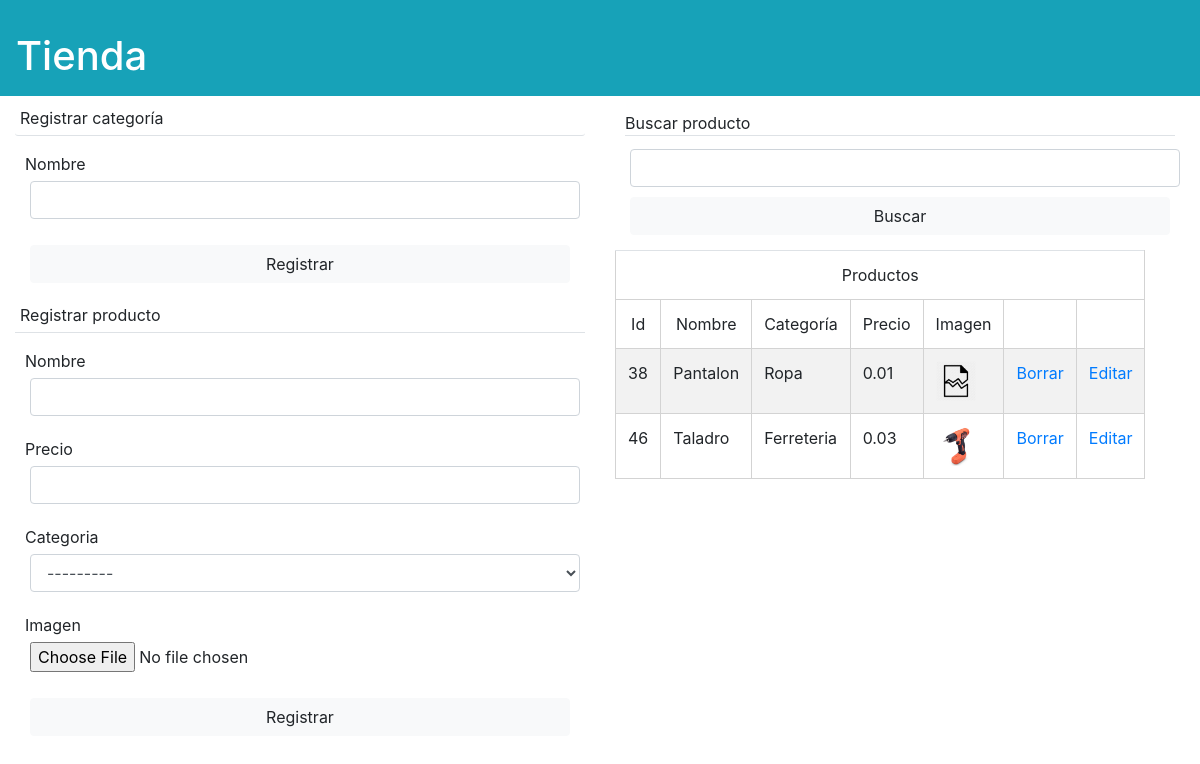
The app's page /tienda/, older data.
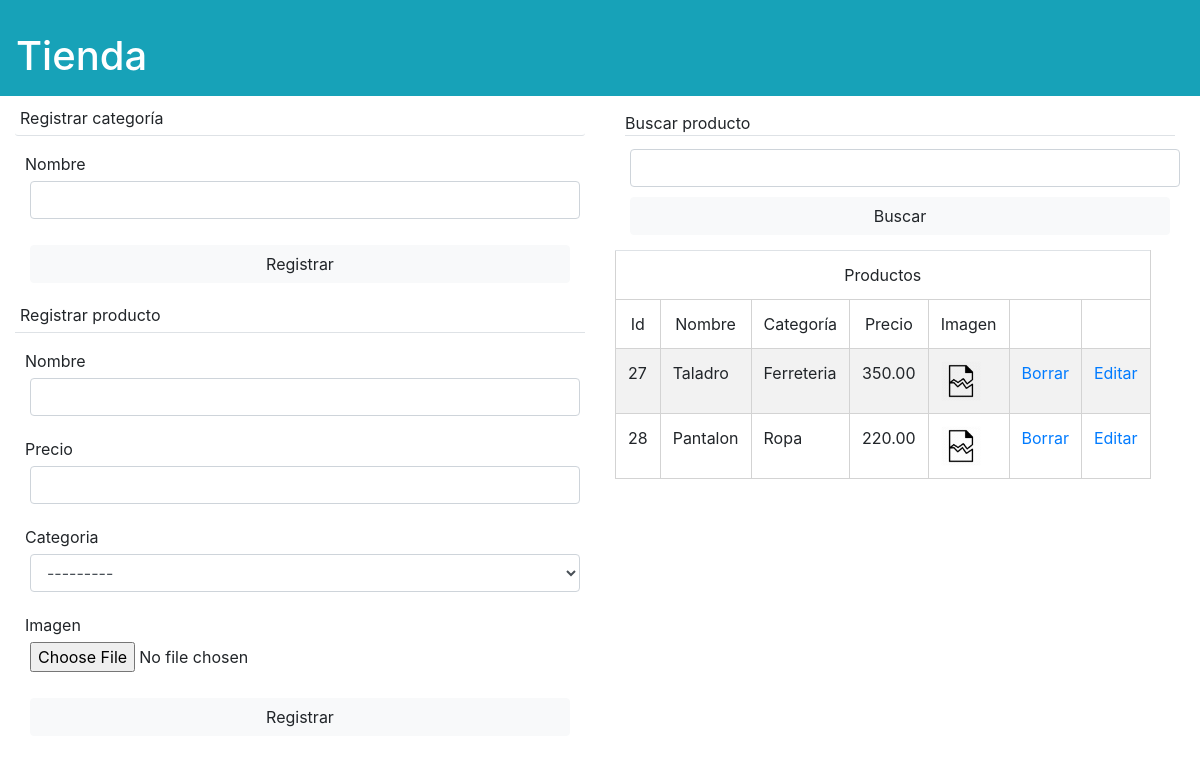
The same page, newer data.
### tienda/models.py (models this page shows, shortened)
class Producto(models.Model):
    nombre = models.CharField(max_length=100)
    precio = models.DecimalField(max_digits=10, decimal_places=2)
    categoria = models.ForeignKey(Categoria, on_delete=models.CASCADE)
    imagen = models.FileField(null=True, blank=True, upload_to='media')

class Categoria(models.Model):
    nombre = models.CharField(max_length=100)
    def __str__(self):
        return self.nombre

### tienda/views.py (the view, shortened to what this page needs)
# urls.py: path('', views.index, name='index'),
def index(request):
    productos = Producto.objects.all()
    formProducto = FormProducto()
    formCategoria = FormCategoria()
    context = {
        "productos": productos,
        "form_categoria": formCategoria,
        "form_producto": formProducto,
    }
    return render(request, 'tienda/tienda.html', context=context)

### tienda/forms.py
class FormCategoria(forms.ModelForm):
    class Meta:
        model =  Categoria
        fields = ['nombre']

class FormProducto(forms.ModelForm):
    class Meta:
        model = Producto
        fields = ['nombre', 'categoria', 'precio', 'imagen']

### templates/tienda/tienda.html (shortened to what this page needs)
{% extends 'base.html' %}
{% load static widget_tweaks %}
{% block head %}
{% load static %}
<link rel="stylesheet" href="{% static 'css/tienda.css' %}">
{% endblock %}
{% block content %}
<nav class="navbar navbar-light navbar-expand-lg bg-info text-white">
    <h1>Tienda</h1>
</nav>
<div class="container-fluid" id="main">
    <div class="row">
        <div id="registros" class="col col-md-6">
            <div>
                <p class="rounded-sm border-bottom">Registrar categoría</p>
                <form action="{% url 'index'%}" method="POST">
                    <div class="form-group">
                        {{ form_categoria.nombre.label }}
                        {% render_field form_categoria.nombre class='form-control' %}
                    </div>
                    <input type="submit" class="btn btn-light" value="Registrar" name="submit_categoria">
                </form>
            </div>
            <div class="">
                <p class="border-bottom">Registrar producto</p>
                <form action="{% url 'index'%}" method="POST" enctype="multipart/form-data">
                    <div class="form-group">
                        {{ form_producto.nombre.label }}
                        {% render_field form_producto.nombre class='form-control' %}
                    </div>
                    <div class="form-group">
                        {{ form_producto.precio.label }}
                        {% render_field form_producto.precio class='form-control' %}
                    </div>
                    <div class="form-group">
                        {{ form_producto.categoria.label }}
                        {% render_field form_producto.categoria class='form-control' %}
                    </div>
                    <div class="form-group">
                        {{ form_producto.imagen.label }}<br />
                        {% render_field form_producto.imagen %}
                    </div>
                    <input type="submit" class="btn btn-light" value="Registrar" name="submit_producto">
                </form>
            </div>
        </div>
        <div class="col-sm-6 col-md">
            <form action="" class="">
                <label class="border-bottom">Buscar producto</label>
                <input type="search" class="form-control" name="busqueda">
                <input type="submit" class="btn btn-light" value="Buscar">
            </form>
            <table class="table table-striped w-auto table-responsive-sm table-responsive-md table-hover">
                <thead class="text-center ">
                    <tr>
                        <td colspan="7">Productos</td>
                    </tr>
                    <tr>
                        <td>Id</td>
                        <td>Nombre</td>
                        <td>Categoría</td>
                        <td>Precio</td>
                        <td>Imagen</td>
                        <td></td>
                        <td></td>
                    </tr>
                </thead>
                <tbody>
                    {% for producto in productos %}
                    <tr>
                        <td>{{ producto.id }}</td>
                        <td>{{ producto.nombre }}</td>
                        <td>{{ producto.categoria }}</td>
                        <td>{{ producto.precio }}</td>
                        <td><img src="../media/{{producto.imagen}}" height="40vw" alt=""></td>
                        <td><a href="{% url 'borrar' producto.id %}">Borrar</a></td>
                        <td><a href="{% url 'editar' producto.id %}">Editar</a></td>
                    </tr>
                    {% endfor %}
                </tbody>
            </table>
        </div>
    </div>
</div>
{% endblock %}

### templates/base.html (shortened to what this page needs)
<!DOCTYPE html>
<html lang="en">
<head>
    <link rel="stylesheet" href="https://stackpath.bootstrapcdn.com/bootstrap/4.4.1/css/bootstrap.min.css"
>
    {% load static %}
    <link rel="stylesheet" href="{% static 'css/base.css' %}">
    {% block head %}
    {% endblock %}
</head>
<body>
    <nav class="navbar bg-info">
    </nav>
    {% block content %}
    {% endblock %}
</body>
</html>

### static/css/base.css (style rules this page uses)
body { margin: 0; }
form { display: flex; flex-direction: column; margin: 10px; }
form input, select { margin: 5px; }
table { border-collapse: collapse; }
table, td, tr { border: 1px solid lightgray; }

### static/css/tienda.css (style rules this page uses)
p { padding: 5px; }
#main, #container-edit { margin-top: 5px; }

Row changes from the older to the newer data that the page shows:
removed Producto: id "38", nombre "Pantalon", categoria "Ropa", precio "0.01", imagen (picture)
removed Producto: id "46", nombre "Taladro", categoria "Ferreteria", precio "0.03", imagen (picture)
added Producto: id "27", nombre "Taladro", categoria "Ferreteria", precio "350.00", imagen (picture)
added Producto: id "28", nombre "Pantalon", categoria "Ropa", precio "220.00", imagen (picture)
